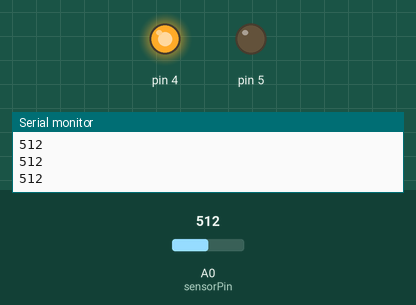
The sketch below on a simulated Arduino Uno, built with avr-gcc and run on an emulated ATmega328P. On the bench: output pins drawn as LEDs (lit = HIGH), the last lines printed to the serial monitor. Inputs (shaded band) come from the test bench; at power-on: A0 (sensorPin) = 512.

Above: at 4.8 s.
4.9 s: A0 (sensorPin) set to 784
6.4 s: A0 (sensorPin) set to 812
At 6.8 s:
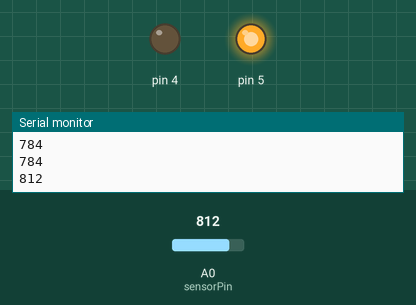
7.9 s: A0 (sensorPin) set to 790
At 11.1 s:
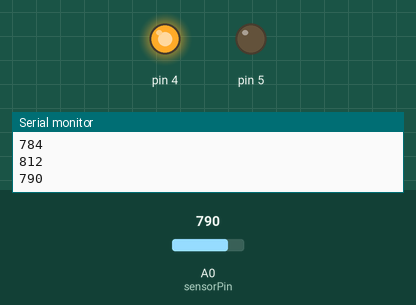
Timing chart, 0 to 12.6 s (numbered marks = the images above; inputs shaded):
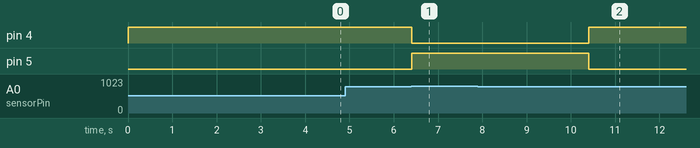

The sketch:

curtain.ino
```cpp
int sensorPin = A0;    // select the input pin for the LDR
//int ledPin = 13;      // select the pin for the LED
int sensorValue = 0;  // variable to store the value coming from the sensor
int prev=0,next;
void setup()
{
 Serial.begin(9600);
 pinMode(4, OUTPUT);
 pinMode(5, OUTPUT);
}

void loop()
{
  // read the value from the sensor:
  sensorValue = analogRead(sensorPin);
  Serial.println(sensorValue);
  if(sensorValue <800)
{
   prev=1;
    if(next!=prev)
  {
  digitalWrite(4,HIGH);
  digitalWrite(5,LOW);
  delay(4000);
  }
 }
  if(sensorValue >800)
 {
  prev=2;
  if(next!=prev)
 {
  digitalWrite(4,LOW);
  digitalWrite(5,HIGH);
  delay(4000);
  }
 }
 next=prev;
}
```

Measured:
- the behaviour switches between 800 and 801 on A0 (sensorPin) (found by bisection; images 0 and 1)
- after the input at 6.4 s, pin 4: HIGH → LOW at once; pin 5: LOW → HIGH at once
- after the input at 7.9 s, pin 4: LOW → HIGH after 2.5 s; pin 5: HIGH → LOW after 2.5 s
